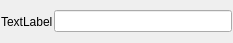
<?xml version="1.0" encoding="UTF-8"?>
<ui version="4.0">
 <class>EditableLabel</class>
 <widget class="QWidget" name="EditableLabel">
  <property name="geometry">
   <rect>
    <x>0</x>
    <y>0</y>
    <width>233</width>
    <height>43</height>
   </rect>
  </property>
  <property name="windowTitle">
   <string>Form</string>
  </property>
  <layout class="QHBoxLayout" name="horizontalLayout">
   <property name="spacing">
    <number>1</number>
   </property>
   <property name="leftMargin">
    <number>1</number>
   </property>
   <property name="topMargin">
    <number>1</number>
   </property>
   <property name="rightMargin">
    <number>1</number>
   </property>
   <property name="bottomMargin">
    <number>1</number>
   </property>
   <item>
    <widget class="QLabel" name="label">
     <property name="text">
      <string>TextLabel</string>
     </property>
    </widget>
   </item>
   <item>
    <widget class="QLineEdit" name="lineEdit"/>
   </item>
  </layout>
 </widget>
 <resources/>
 <connections/>
</ui>
